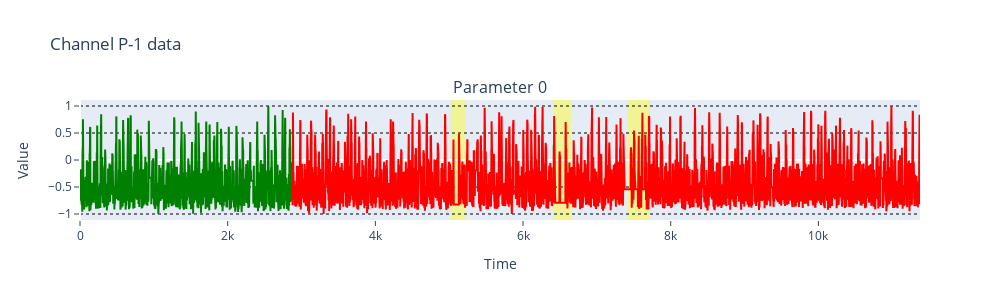
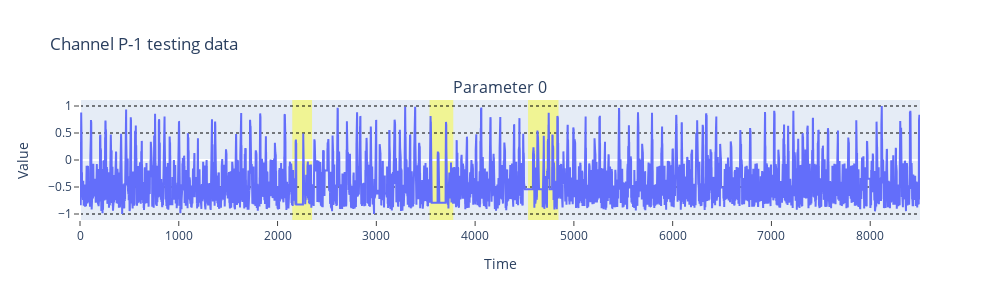

Source (notebook cell) for these figures, in order:
### Markdown cell above
## Interactive inline Plotly charts for viewing `y_test`, `y_hat`, and `smoothed errors (e_s)`
- **Blue** highlighted regions indicate anomalous sequences detected by the system
- If available, **Red** highlighted regions indicate true anomalous regions
- Can also optionally plot training data by setting `plot_train=True`

### Code cell
plot_params = [0]
plot_data.plot_channel_split_params('P-1', plot_params=plot_params, split='Both')
plot_data.plot_channel_split_params('P-1', plot_params=plot_params, split='Test')

### Figure 1 — Plotly figure (JSON) as saved in the notebook; plotly's stock layout.template omitted (floating-point values rounded to 4 significant figures; data arrays with more than 128 entries replaced by an {"elided": "..."} marker saying what was removed)
{"data": [{"line": {"color": "green"}, "type": "scatter", "x": {"elided": "2872 int values"}, "xaxis": "x", "y": {"elided": "2872 float values"}, "yaxis": "y"}, {"line": {"color": "red"}, "type": "scatter", "x": {"elided": "8505 int values"}, "xaxis": "x", "y": {"elided": "8505 float values"}, "yaxis": "y"}], "layout": {"annotations": [{"font": {"size": 16}, "showarrow": false, "text": "Parameter 0", "x": 0.5, "xanchor": "center", "xref": "paper", "y": 1, "yanchor": "bottom", "yref": "paper"}], "height": 300, "shapes": [{"fillcolor": "yellow", "layer": "below", "line": {"width": 0}, "opacity": 0.4, "type": "rect", "x0": 5021, "x1": 5221, "xref": "x", "y0": 0, "y1": 1, "yref": "y domain"}, {"fillcolor": "yellow", "layer": "below", "line": {"width": 0}, "opacity": 0.4, "type": "rect", "x0": 7408, "x1": 7716, "xref": "x", "y0": 0, "y1": 1, "yref": "y domain"}, {"fillcolor": "yellow", "layer": "below", "line": {"width": 0}, "opacity": 0.4, "type": "rect", "x0": 6411, "x1": 6651, "xref": "x", "y0": 0, "y1": 1, "yref": "y domain"}], "showlegend": false, "title": {"text": "Channel P-1 data"}, "width": 1000, "xaxis": {"anchor": "y", "domain": [0, 1], "showgrid": false, "showticklabels": true, "ticks": "outside", "title": {"text": "Time"}}, "yaxis": {"anchor": "x", "domain": [0, 1], "gridcolor": "black", "griddash": "dot", "ticks": "outside", "title": {"text": "Value"}}}}

### Figure 2 — Plotly figure (JSON) as saved in the notebook; plotly's stock layout.template omitted (floating-point values rounded to 4 significant figures; data arrays with more than 128 entries replaced by an {"elided": "..."} marker saying what was removed)
{"data": [{"type": "scatter", "x": {"elided": "8505 int values"}, "xaxis": "x", "y": {"elided": "8505 float values"}, "yaxis": "y"}], "layout": {"annotations": [{"font": {"size": 16}, "showarrow": false, "text": "Parameter 0", "x": 0.5, "xanchor": "center", "xref": "paper", "y": 1, "yanchor": "bottom", "yref": "paper"}], "height": 300, "shapes": [{"fillcolor": "yellow", "layer": "below", "line": {"width": 0}, "opacity": 0.4, "type": "rect", "x0": 2149, "x1": 2349, "xref": "x", "y0": 0, "y1": 1, "yref": "y domain"}, {"fillcolor": "yellow", "layer": "below", "line": {"width": 0}, "opacity": 0.4, "type": "rect", "x0": 4536, "x1": 4844, "xref": "x", "y0": 0, "y1": 1, "yref": "y domain"}, {"fillcolor": "yellow", "layer": "below", "line": {"width": 0}, "opacity": 0.4, "type": "rect", "x0": 3539, "x1": 3779, "xref": "x", "y0": 0, "y1": 1, "yref": "y domain"}], "showlegend": false, "title": {"text": "Channel P-1 testing data"}, "width": 1000, "xaxis": {"anchor": "y", "domain": [0, 1], "showgrid": false, "showticklabels": true, "ticks": "outside", "title": {"text": "Time"}}, "yaxis": {"anchor": "x", "domain": [0, 1], "gridcolor": "black", "griddash": "dot", "ticks": "outside", "title": {"text": "Value"}}}}
